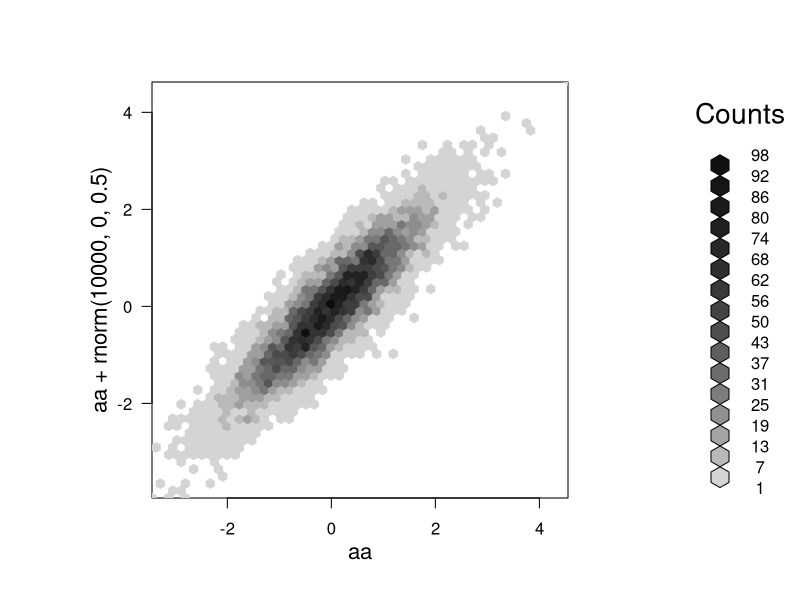

Reproduce this figure in R.

# Creating a 2 dimensional heat plot with black and white 
library(hexbin)
aa=rnorm(10000)

bin<-hexbin(aa,aa+rnorm(10000,0,0.5), xbins=50) 
plot(bin)
